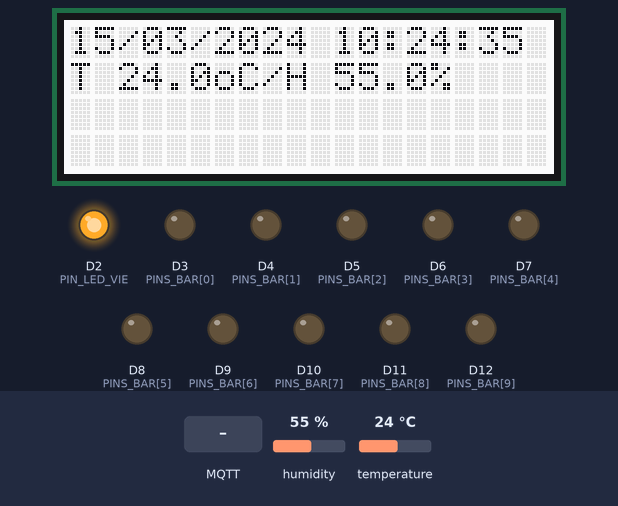
A sketch run on a simulated Arduino Uno R4 WiFi. Shown: 20×4 character LCD, output pins drawn as LEDs (lit = HIGH). The inputs (shaded band) are chosen by the test bench; at power-on: humidity 55 %, temperature 24 °C. WiFi joins after 1.5 s; servers stay silent unless stated; network time is answered at once with the bench clock; the local clock reads 2024-03-15 10:24:30 at power-on unless the sketch sets it; no MQTT or app messages arrive unless stated; what the sketch prints to the serial monitor is not drawn.

Above: at 5.8 s.
5.9 s: MQTT message "10" arrives on the second subscribed topic
At 6.41 s:
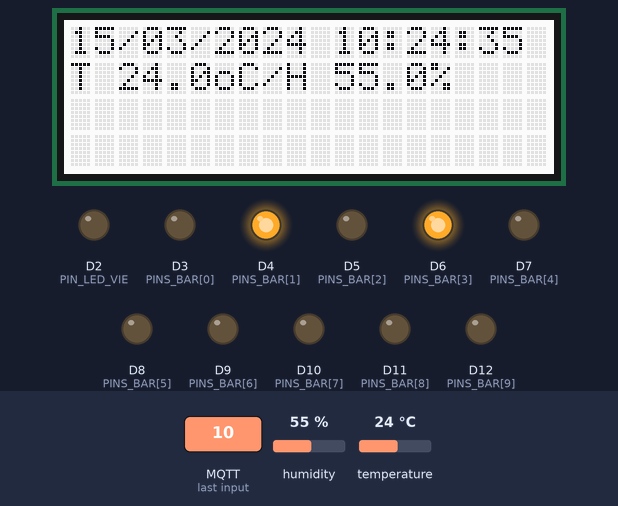
8.0 s: MQTT message "20" arrives on the second subscribed topic
At 8.72 s:
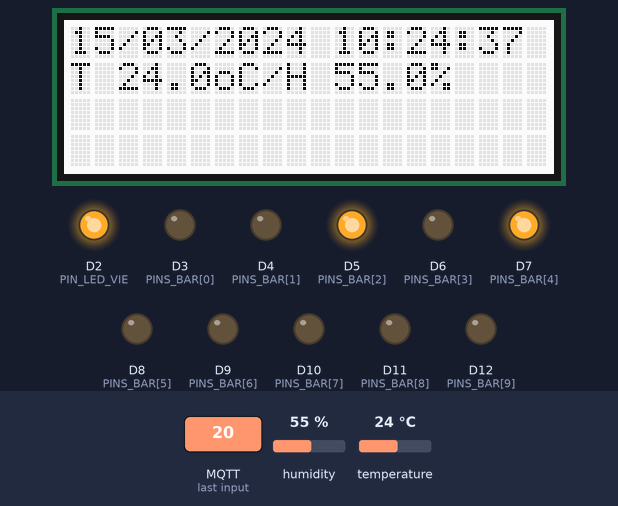
10.3 s: MQTT message "30" arrives on the second subscribed topic
At 10.68 s:
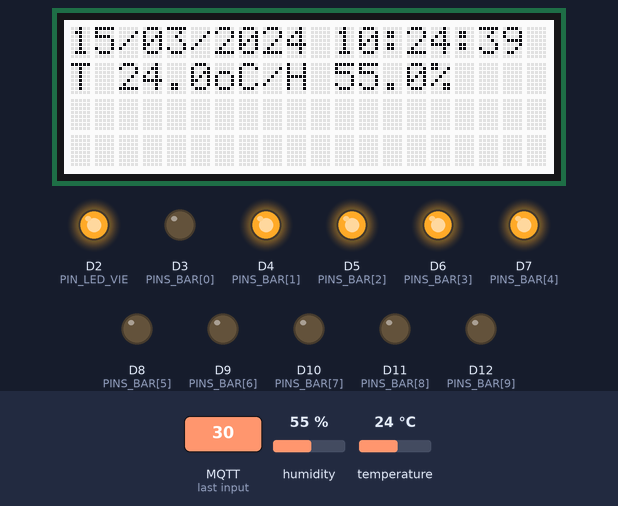
12.4 s: MQTT message "1" arrives on the second subscribed topic
At 13.92 s:
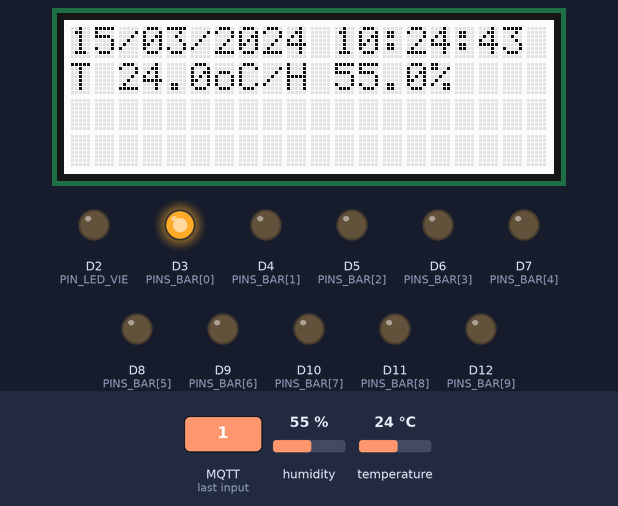
14.5 s: humidity set to 22 %
At 15.69 s:
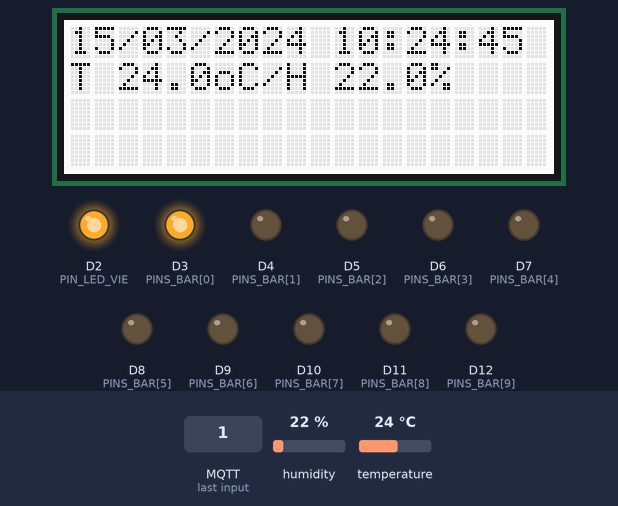
16.6 s: temperature set to 12 °C
At 17.67 s:
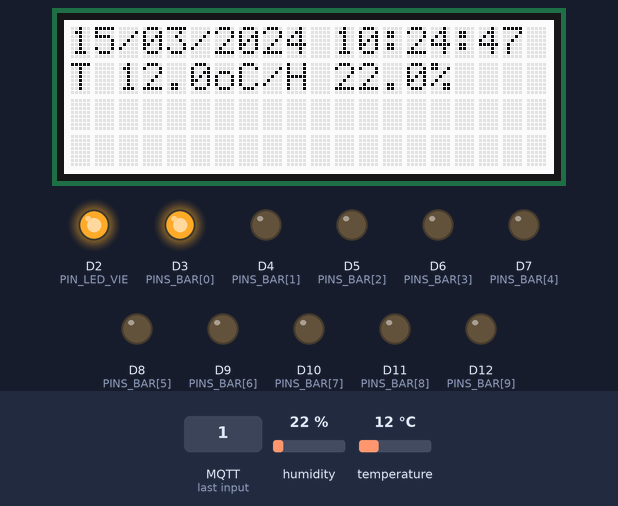
Timing chart, 0 to 19.7 s (numbered marks = the images above; inputs shaded):
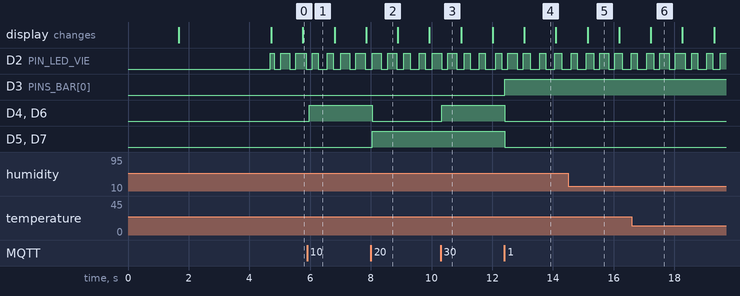

Measured:
- after the input at 5.9 s, D4 (PINS_BAR[1]), D6 (PINS_BAR[3]): LOW → HIGH after 0.06 s
- after the input at 8.0 s, D4 (PINS_BAR[1]), D6 (PINS_BAR[3]): HIGH → LOW after 0.05 s; D5 (PINS_BAR[2]), D7 (PINS_BAR[4]): LOW → HIGH after 0.05 s
- after the input at 10.3 s, D4 (PINS_BAR[1]), D6 (PINS_BAR[3]): LOW → HIGH at once
- after the input at 12.4 s, D3 (PINS_BAR[0]): LOW → HIGH at once; D4 (PINS_BAR[1]), D5 (PINS_BAR[2]), D6 (PINS_BAR[3]), D7 (PINS_BAR[4]): HIGH → LOW at once
- what the display in image 4 shows lasts 1.0 s, from 13.1 s to 14.1 s

The sketch:

TempHumiX_MQTT_souscription_616.ino
```cpp
#include <Wire.h>
#include <rgb_lcd.h>
#include <DHT.h>
#include <RTC.h>
#include <WiFiS3.h>
#include <WiFiUdp.h>
#include <NTPClient.h>
#include <ArduinoMqttClient.h>

#define TYPE_DHT DHT22
#define PIN_DHT22 A0
#define PIN_LED_VIE 2

// ---------- Bargraphe : 10 LED sur D3 à D12 ----------
#define NB_LED_BAR 10
const uint8_t PINS_BAR[NB_LED_BAR] = {3, 4, 5, 6, 7, 8, 9, 10, 11, 12};
#define LED_ON  HIGH
#define LED_OFF LOW
#define TEST_BARGRAPH 0

// ---------- WiFi ----------
char ssid[] = "IoT IMT Nord Europe";
char pass[] = "72Hin@R*";

// ---------- NTP ----------
const char* NTP_SERVER = "192.168.1.254";
const long  UTC_OFFSET = 3600;
const char* VERSION    = "1.0";

// ---------- MQTT ----------
const char* MQTT_BROKER = "192.168.1.1";
const int   MQTT_PORT   = 1883;
const char* MQTT_USER   = "mos_user";
const char* MQTT_PASS   = "mos_user";

// ---------- Identification ----------
const char* ID_PC  = "42904"; // Mets ton vrai numéro d'étiquette ici !
const char* GROUPE = "/iot/";
String idUnique;
String capteurId;
String topicVersion, topicTemp, topicHumi, topicDate;
String topicCommand, topicBargraph, topicBlink;
// ---------- Objets ----------
rgb_lcd lcd;
DHT dht(PIN_DHT22, TYPE_DHT);
WiFiUDP ntpUDP;
NTPClient timeClient(ntpUDP, NTP_SERVER, UTC_OFFSET);
WiFiClient wifiClient;
MqttClient mqttClient(wifiClient);

// ---------- Variables ----------
uint8_t tick = 0;                          // 0..19 (cycle de 2 s, base 100 ms)
float temp = 0;
float humi = 0;
bool wifiOk = false;
bool ntpOk = false;
float lastTemp = -999;
float lastHumi = -999;

bool mesureActive = true;                  // commandes 20 / 30
unsigned long periodeBlink = 500;          // période courante de la LED de vie (ms)
unsigned long periodePerso = 500;          // dernière valeur reçue sur BLINK_
bool blinkPerso = false;                   // true si la commande 60 est active
bool cmdSyncNTP = false;                   // demandée par la commande 10

// =====================================================
// 3.2 Identifiant unique : 4 octets de poids faible de la MAC
// =====================================================
void lireIdentifiant() {
  uint8_t mac[6];
  WiFi.macAddress(mac);

  // Sur UNO R4 WiFi (WiFiS3) : mac[5] = 1er octet de la MAC ... mac[0] = dernier
  char full[18];
  snprintf(full, sizeof(full), "%02X:%02X:%02X:%02X:%02X:%02X",
           mac[5], mac[4], mac[3], mac[2], mac[1], mac[0]);

  char buf[9];
  snprintf(buf, sizeof(buf), "%02X%02X%02X%02X",
           mac[3], mac[2], mac[1], mac[0]);
  idUnique = String(buf);

  Serial.print("MAC complete : ");
  Serial.println(full);
  Serial.print("ID unique    : ");
  Serial.println(idUnique);
}

// =====================================================
// WiFi
// =====================================================
bool setup_wifi() {
  if (WiFi.status() == WL_NO_MODULE) {
    Serial.println("Module Wi-Fi introuvable !");
    return false;
  }
  WiFi.begin(ssid, pass);
  unsigned long debut = millis();
  while (WiFi.status() != WL_CONNECTED && (millis() - debut < 10000)) {
    delay(500);
  }
  if (WiFi.status() == WL_CONNECTED) {
    Serial.print("IP : ");
    Serial.println(WiFi.localIP());
    return true;
  }
  Serial.println("Echec connexion WiFi");
  return false;
}
// =====================================================
// NTP -> RTC
// =====================================================
void synchroNTP() {
  if (ntpOk || !wifiOk) return;
  if (timeClient.forceUpdate()) {
    RTCTime t;
    t.setUnixTime(timeClient.getEpochTime());
    RTC.setTime(t);
    ntpOk = true;
    Serial.println("RTC synchronisee par NTP");
  } else {
    Serial.println("NTP : pas de reponse");
  }
}

// =====================================================
// Bargraphe : 0..1023 -> 0..10 LED allumées de D3 à D12
// =====================================================
void ecrireBargraph(int valeur) {
  if (valeur < 0) valeur = 0;
  if (valeur > 1023) valeur = 1023;
  int nb = (int)(((long)valeur * NB_LED_BAR + 511) / 1023);

  Serial.print("Bargraphe : ");
  Serial.print(valeur);
  Serial.print(" -> ");
  Serial.print(nb);
  Serial.println(" LED");

  for (int i = 0; i < NB_LED_BAR; i++) {
    digitalWrite(PINS_BAR[i], (valeur >> i) & 1);
  }
}

// Test : allume les LED une par une
void testBargraph() {
  Serial.println("=== TEST BARGRAPHE ===");
  for (int i = 0; i < NB_LED_BAR; i++) {
    Serial.print("Broche D");
    Serial.println(PINS_BAR[i]);
    digitalWrite(PINS_BAR[i], LED_ON);
    delay(500);
  }
  for (int i = 0; i < NB_LED_BAR; i++) digitalWrite(PINS_BAR[i], LED_OFF);
  Serial.println("=== FIN TEST ===");
}

// =====================================================
// 6.1.5 a) Réception d'un message MQTT
// =====================================================
void onMqttMessage(int tailleMessage) {
  String topic = mqttClient.messageTopic();

  String msg = "";
  while (mqttClient.available()) {
    msg += (char)mqttClient.read();
  }
  msg.trim();

  int valeur = msg.toInt();

  Serial.print("Recu ");
  Serial.print(topic);
  Serial.print(" = '");
  Serial.print(msg);
  Serial.print("' -> ");
  Serial.println(valeur);

  if (topic.indexOf("COMMAND") >= 0) {
    switch (valeur) {
      case 10: cmdSyncNTP = true;  break;
      case 20: mesureActive = true;  break;
      case 30: mesureActive = false; break;
      case 40: periodeBlink = 1000; blinkPerso = false; break;
      case 50: periodeBlink = 200;  blinkPerso = false; break;
      case 60: periodeBlink = periodePerso; blinkPerso = true; break;
      default:
        Serial.println("Commande inconnue");
        break;
    }
  }
  else if (topic.indexOf("BARGRAPH") >= 0) {
    ecrireBargraph(valeur);
  }
  else if (topic.indexOf("BLINK") >= 0) {
    long p = (valeur / 100) * 100; // Correction de la multiplication
    if (p < 100) p = 100;
    periodePerso = p;
    if (blinkPerso) periodeBlink = p;
  }
}

// =====================================================
// MQTT : retourne 0 si OK, sinon le code erreur
// =====================================================
int setup_mqtt() {
  capteurId     = String("IdO_Client_") + idUnique;
  topicVersion  = String(GROUPE) + "VERSION_"     + ID_PC;
  topicTemp     = String(GROUPE) + "TEMPERATURE_" + ID_PC;
  topicHumi     = String(GROUPE) + "HUMIDITY_"    + ID_PC;
  topicDate     = String(GROUPE) + "GET_DATE_"    + ID_PC;
  topicCommand  = String(GROUPE) + "COMMAND_"     + ID_PC;
  topicBargraph = String(GROUPE) + "BARGRAPH_"    + ID_PC;
  topicBlink    = String(GROUPE) + "BLINK_"       + ID_PC;

  mqttClient.setId(capteurId);
  if (strlen(MQTT_USER) > 0) {
    mqttClient.setUsernamePassword(MQTT_USER, MQTT_PASS);
  }

  if (!mqttClient.connect(MQTT_BROKER, MQTT_PORT)) {
    int err = mqttClient.connectError();
    Serial.print("Echec MQTT, code erreur : ");
    Serial.println(err);
    return err;
  }
  Serial.println("MQTT connecte");

  // 6.1.5 b) callback + souscription aux 3 topics
  mqttClient.onMessage(onMqttMessage);
  mqttClient.subscribe(topicCommand);
  mqttClient.subscribe(topicBargraph);
  mqttClient.subscribe(topicBlink);

  return 0;
}

// =====================================================
// Publication
// =====================================================
void publier(const String& topic, const String& valeur) {
  mqttClient.beginMessage(topic);
  mqttClient.print(valeur);
  mqttClient.endMessage();
}

void publierTopics() {
  if (!mqttClient.connected() || !mesureActive) return;

  // 6.1.6 b) Publie seulement si T ou H a changé (au dixième)
  if (lroundf(temp * 10) != lroundf(lastTemp * 10) ||
      lroundf(humi * 10) != lroundf(lastHumi * 10)) {
    lastTemp = temp;
    lastHumi = humi;

    publier(topicTemp, String(temp, 1));
    publier(topicHumi, String(humi, 1));

    if (ntpOk) {
      RTCTime now;
      RTC.getTime(now);
      char buf[21];
      snprintf(buf, sizeof(buf), "%02d/%02d/%04d %02d:%02d:%02d",
               now.getDayOfMonth(), Month2int(now.getMonth()), now.getYear(),
               now.getHour(), now.getMinutes(), now.getSeconds());
      publier(topicDate, String(buf));
    }
  }
}

// =====================================================
// Affichage LCD
// =====================================================
void ecranAccueil() {
  RTCTime now;
  RTC.getTime(now);
  char l0[21];
  snprintf(l0, sizeof(l0), "V%s  %02d/%02d/%04d", VERSION,
           now.getDayOfMonth(), Month2int(now.getMonth()), now.getYear());
  lcd.clear();
  lcd.setCursor(0, 0);
  lcd.print(l0);
  lcd.setCursor(0, 1);
  if (wifiOk) lcd.print(WiFi.localIP());
  else lcd.print("WiFi KO");
}

void ecranNormal() {
  RTCTime now;
  RTC.getTime(now);
  char l0[21];
  if (ntpOk) {
    snprintf(l0, sizeof(l0), "%02d/%02d/%04d %02d:%02d:%02d",
             now.getDayOfMonth(), Month2int(now.getMonth()), now.getYear(),
             now.getHour(), now.getMinutes(), now.getSeconds());
  } else {
    snprintf(l0, sizeof(l0), "NTP non synchronise");
  }
  lcd.setCursor(0, 0);
  lcd.print(l0);

  lcd.setCursor(0, 1);
  lcd.print("T ");
  lcd.print(temp, 1);
  lcd.print("oC/H ");
  lcd.print(humi, 1);
  lcd.print("%   ");
}

// =====================================================
// setup / loop
// =====================================================
void setup() {
  Serial.begin(9600);
  Serial.println("Demarrage... (version bargraphe 10 LED D3-D12)");

  pinMode(PIN_LED_VIE, OUTPUT);
  for (int i = 0; i < NB_LED_BAR; i++) {
    pinMode(PINS_BAR[i], OUTPUT);
    digitalWrite(PINS_BAR[i], LED_OFF);
  }

#if TEST_BARGRAPH
  testBargraph();
#endif

  dht.begin();

  lcd.begin(20, 4);
  lcd.setRGB(255, 255, 255);

  RTC.begin();

  wifiOk = setup_wifi();
  lireIdentifiant();
  if (wifiOk) {
    timeClient.begin();
    synchroNTP();
    setup_mqtt();
  }

  ecranAccueil();
  delay(3000);
  lcd.clear();
}

void loop() {
  mqttClient.poll();                       // reçoit les messages + keep-alive

  // LED de vie : allumée la moitié de la période
  digitalWrite(PIN_LED_VIE, (millis() % periodeBlink) < (periodeBlink / 2));

  // Commande 10 : resynchronisation NTP, puis publication de la version (6.1.6 a)
  if (cmdSyncNTP) {
    cmdSyncNTP = false;
    ntpOk = false;
    synchroNTP();
    if (ntpOk && mqttClient.connected()) {
      publier(topicVersion, VERSION);
    }
  }

  // Toutes les 2 s (20 ticks de 100 ms)
  if (tick == 0) {
    if (mesureActive) {
      float t = dht.readTemperature();
      float h = dht.readHumidity();
      if (!isnan(t) && !isnan(h)) {
        temp = t;
        humi = h;
      }
      Serial.print("Temperature : ");
      Serial.println(temp, 1);
      Serial.print("Humidite : ");
      Serial.println(humi, 1);
    }

    synchroNTP();

    static uint8_t cptMqtt = 0;
    if (wifiOk && !mqttClient.connected()) {
      cptMqtt++;
      if (cptMqtt >= 5) {
        cptMqtt = 0;
        setup_mqtt();
      }
    }
    publierTopics();
  }

  // Affichage toutes les secondes (10 ticks)
  if (tick % 10 == 0) {
    ecranNormal();
  }

  tick++;
  if (tick >= 20) tick = 0;
  delay(100);
}
```
